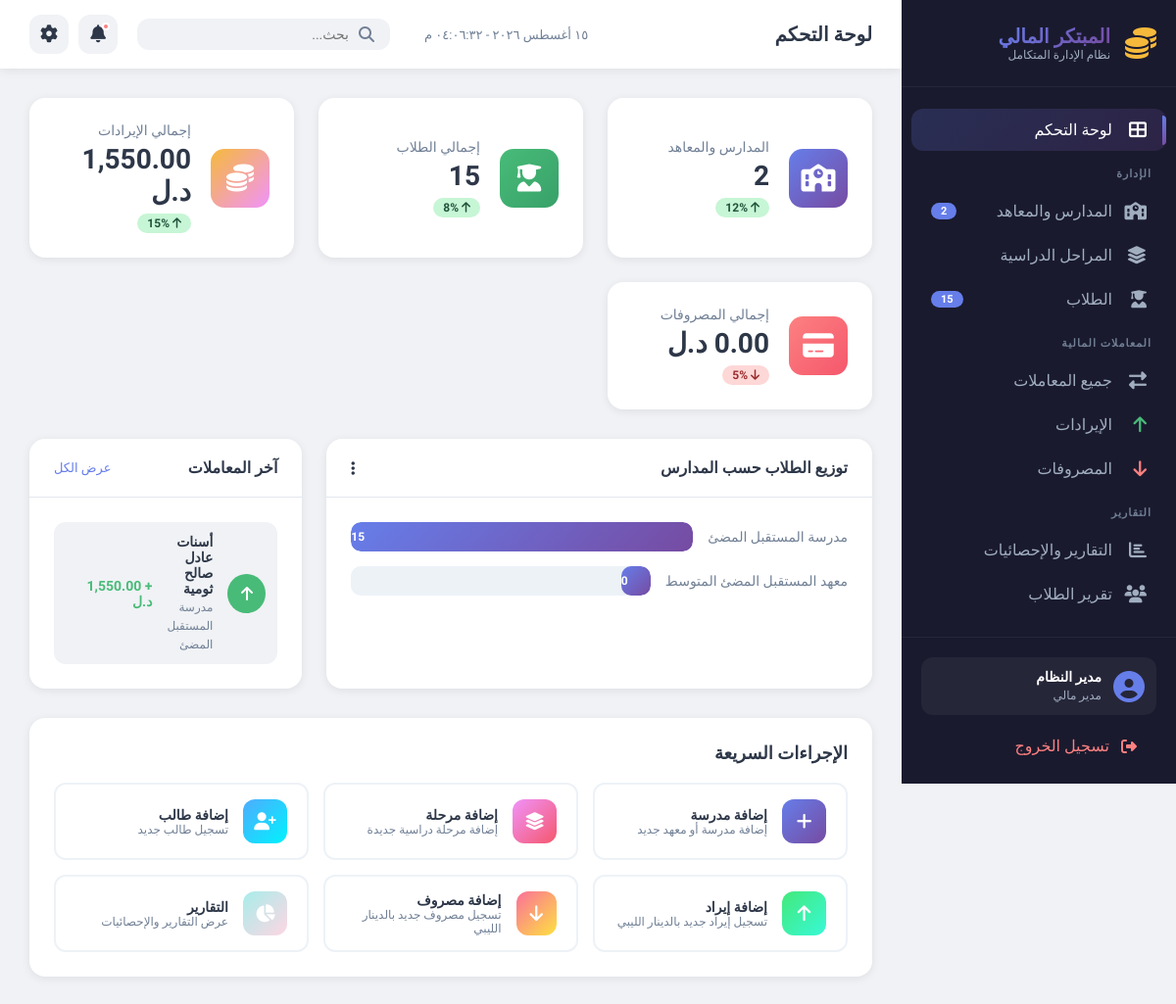
The page / on the database its author committed.
### tables this page shows
CREATE TABLE `transactions` (
  `id` int(11) NOT NULL,
  `student_id` int(11) DEFAULT NULL,
  `stage_id` int(11) DEFAULT NULL,
  `type` enum('income','expense') NOT NULL,
  `amount` decimal(10,2) NOT NULL,
  `description` text DEFAULT NULL,
  `transaction_date` date DEFAULT NULL,
  `payment_method` enum('cash','bank','online') DEFAULT NULL,
  `status` enum('pending','paid','cancelled') DEFAULT 'pending',
  `created_at` timestamp NOT NULL DEFAULT current_timestamp()
);

CREATE TABLE `students` (
  `id` int(11) NOT NULL,
  `school_id` int(11) DEFAULT NULL,
  `current_stage_id` int(11) DEFAULT NULL,
  `name` varchar(100) NOT NULL,
  `student_code` varchar(50) DEFAULT NULL,
  `birth_date` date DEFAULT NULL,
  `phone` varchar(20) DEFAULT NULL,
  `address` text DEFAULT NULL,
  `enrollment_date` date DEFAULT NULL,
  `status` enum('active','inactive','graduated') DEFAULT 'active',
  `created_at` timestamp NOT NULL DEFAULT current_timestamp()
);

CREATE TABLE `schools` (
  `id` int(11) NOT NULL,
  `name` varchar(100) NOT NULL,
  `type` enum('school','institute') NOT NULL,
  `address` text DEFAULT NULL,
  `phone` varchar(20) DEFAULT NULL,
  `email` varchar(100) DEFAULT NULL,
  `created_at` timestamp NOT NULL DEFAULT current_timestamp()
);

### index.php (the view, shortened to what the rows shown need)
<?php
require_once 'config/database.php';
$stmt = $pdo->query("SELECT t.*, s.name as student_name, sc.name as school_name
                     FROM transactions t
                     JOIN students s ON t.student_id = s.id
                     JOIN schools sc ON s.school_id = sc.id
                     ORDER BY t.created_at DESC LIMIT 5");
$recent_transactions = $stmt->fetchAll();
?>
<!DOCTYPE html>
<html lang="ar" dir="rtl">
<head>
    <link rel="stylesheet" href="assets/css/dashboard.css">
    <link rel="stylesheet" href="https://cdnjs.cloudflare.com/ajax/libs/font-awesome/6.5.0/css/all.min.css">
</head>
<body>
    <div class="dashboard-wrapper">
        <aside class="sidebar">
            <div class="sidebar-header">
                <div class="logo-container">
                    <div class="logo-text">
                        <h2>المبتكر المالي</h2>
                    </div>
                </div>
            </div>
        </aside>
        <main class="main-content">
            <header class="top-header">
                <div class="header-left">
                    <h1>لوحة التحكم</h1>
                </div>
            </header>
            <div class="content-area">
                <div class="charts-grid">
                    <div class="chart-card">
                        <div class="chart-body">
                            <div class="transactions-list">
                                <?php if(count($recent_transactions) > 0): ?>
                                <?php foreach($recent_transactions as $transaction): ?>
                                <div class="transaction-item">
                                    <div class="transaction-icon <?php echo $transaction['type']; ?>">
                                        <i class="fas fa-<?php echo $transaction['type'] == 'income' ? 'arrow-up' : 'arrow-down'; ?>"></i>
                                    </div>
                                    <div class="transaction-info">
                                        <h4><?php echo htmlspecialchars($transaction['student_name']); ?></h4>
                                        <span><?php echo htmlspecialchars($transaction['school_name']); ?></span>
                                    </div>
                                    <div class="transaction-amount <?php echo $transaction['type']; ?>">
                                        <?php echo $transaction['type'] == 'income' ? '+' : '-'; ?>
                                        <?php echo number_format($transaction['amount'], 2); ?> د.ل
                                    </div>
                                </div>
                                <?php endforeach; ?>
                                <?php endif; ?>
                            </div>
                        </div>
                    </div>
                </div>
                <div class="quick-actions">
                    <h2>الإجراءات السريعة</h2>
                </div>
            </div>
        </main>
    </div>
</body>
</html>

### rows shown on the page
transactions: student.name "أسنات عادل صالح ثومية", schools.name "مدرسة المستقبل المضئ", amount "1,550.00"

### other values the page prints
$total_schools "2"
$total_students "15"
$total_income "1,550.00"
$total_expenses "0.00"
$item['name'] "مدرسة المستقبل المضئ"
$item['count'] "15"
$item['name'] "معهد المستقبل المضئ المتوسط"
$item['count'] "0"
